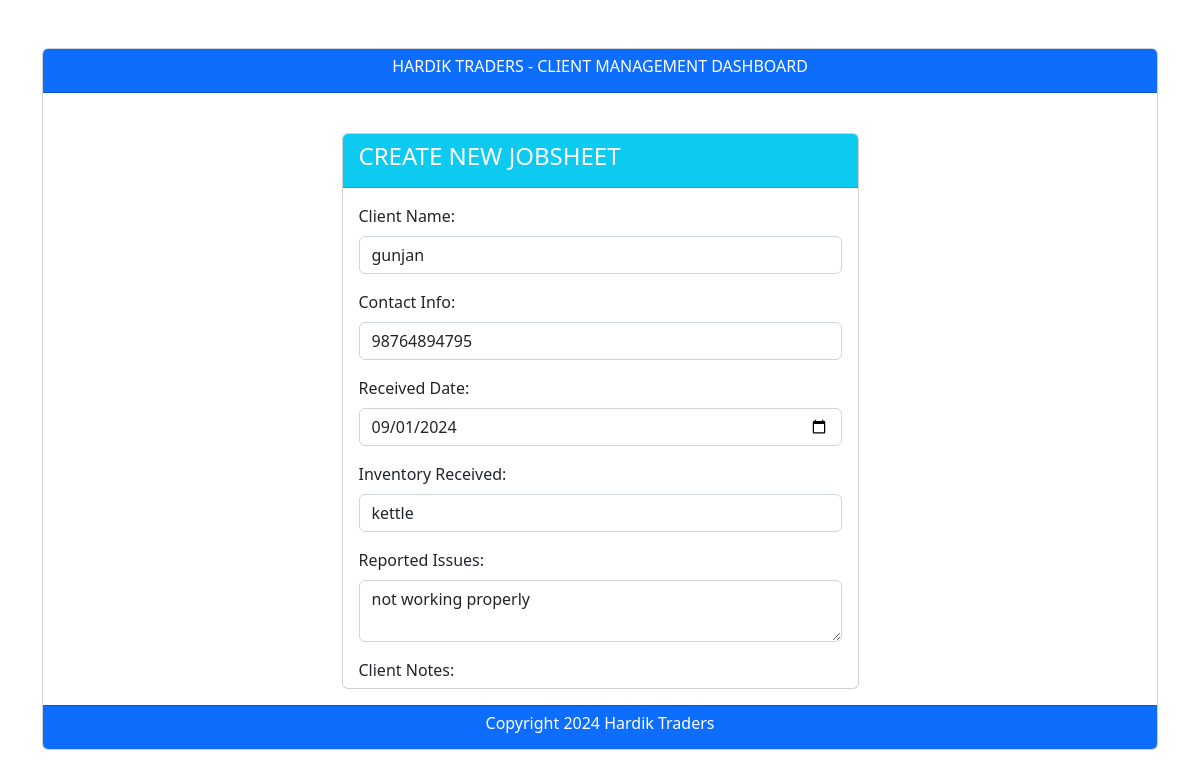
The page /cmd/edit/3/ on the database its author committed.
### Client/models.py (models this page shows)
class client_info(models.Model):
    Client_Name=models.CharField(max_length=100)
    Contact_Info=models.IntegerField()
    Recieved_Date=models.DateField()
    Inventory_Recieved=models.CharField(max_length=100)
    Reported_Issues=models.TextField(max_length=1000)
    Client_Notes=models.TextField(max_length=1000)
    Assigned_Technician=models.CharField(max_length=100)
    Estimated_Amount=models.FloatField()
    Deadline=models.DateField()
    Status=models.CharField(max_length=50,choices=stat_choices,default=None)

### Client/views.py (the view)
# urls.py: path("edit/<int:client_id>/",views.update_form,name="update_form"),
def update_form(request, client_id):
    client_ = get_object_or_404(client_info, id=client_id)
    if request.method == "POST":
        form = Jobsheetform(request.POST, instance=client_)
        print(f"Form data: {request.POST}")  # Debugging POST data
        if form.is_valid():
            form.save()
            print("Form is valid and saved.")  # Debugging form save
            return redirect("Client:index")
        else:
            print("Form is not valid.", form.errors)  # Debugging form errors
    else:
        form = Jobsheetform(instance=client_)
    return render(request, "client/edit-form.html", {"form": form, "client_": client_})

### Client/forms.py
class Jobsheetform(forms.ModelForm):
    class Meta:
        model=client_info
        fields=["Client_Name","Contact_Info","Recieved_Date","Inventory_Recieved",
                "Reported_Issues","Client_Notes","Assigned_Technician","Estimated_Amount",
                "Deadline","Status"]

### Client/templates/client/edit-form.html (shortened to what this page needs)
{% extends "client/base.html" %}
{% block body %}
<br/>
<div class="container">
  <div class="row justify-content-center">
    <div class="col-md-6">
      <div class="card">
        <div class="card-header text-white bg-info">
          <h4 class="card-title">CREATE NEW JOBSHEET</h4>
        </div>
        <div class="card-body" style="height: 500px; overflow-y: auto;">
          <form action="{% url 'Client:update_form' client_.id %}" method="POST">
            <div class="mb-3">
              <label for="Client_Name" class="form-label">Client Name:</label>
              <input type="text" value="{{client_.Client_Name}}" class="form-control" id="Client_Name" placeholder="Enter name" name="Client_Name">
            </div>
            <div class="mb-3">
              <label for="Contact_Info" class="form-label">Contact Info:</label>
              <input type="number" value="{{client_.Contact_Info}}" class="form-control" id="Contact_Info" placeholder="Enter number" name="Contact_Info">
            </div>
            <div class="mb-3">
              <label for="Recieved_Date" class="form-label">Received Date:</label>
              <input type="date" value="{{client_.Recieved_Date|date:'Y-m-d'}}" class="form-control" id="Recieved_Date" name="Recieved_Date">
            </div>
            <div class="mb-3">
              <label for="Inventory_Recieved" class="form-label">Inventory Received:</label>
              <input type="text" value="{{client_.Inventory_Recieved}}" class="form-control" id="Inventory_Recieved" placeholder="Enter inventory name" name="Inventory_Recieved">
            </div>
            <div class="mb-3">
              <label for="Reported_Issues" class="form-label">Reported Issues:</label>
              <textarea class="form-control"  id="Reported_Issues" placeholder="Describe issues" name="Reported_Issues">{{client_.Reported_Issues}}</textarea>
            </div>
            <div class="mb-3">
              <label for="Client_Notes" class="form-label">Client Notes:</label>
            </div>
          </form>
        </div>
      </div>
    </div>
  </div>
</div>
{% endblock %}

### rows shown on the page
client_info: Client_Name "gunjan", Contact_Info "98764894795", Recieved_Date "09/01/2024", Inventory_Recieved "kettle", Reported_Issues "not working properly"
